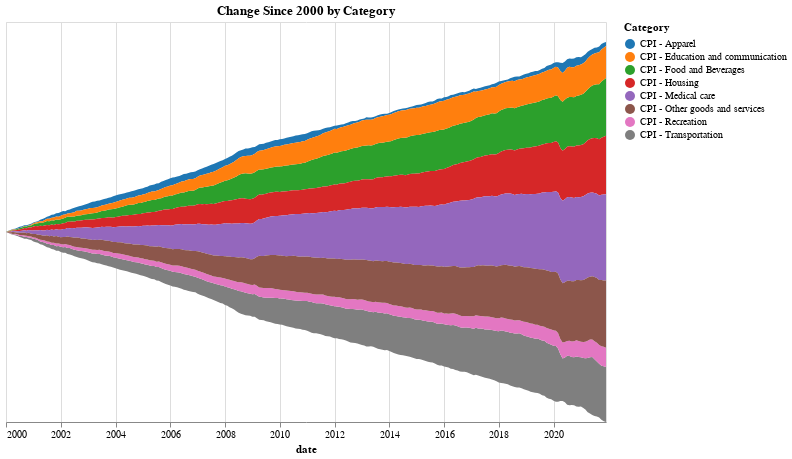

Source (notebook cell):
### Code cell
# Area/Stream Chart
alt.Chart(df[['date','change','Category']][(df['date'] >= start_date) & (df['date'] <= end_date)],title='Change Since ' + str(start_year) + ' by Category').mark_area().encode(
    x = alt.X('date'),
    y = alt.Y('change', stack='center', axis=None),
    color = alt.Color('Category', scale=alt.Scale(scheme = c_scheme)),
    tooltip = 'Category'
).properties(height=400, width=600)#.interactive()

### Figure 1 — Vega-Lite specification as saved in the notebook (floating-point values rounded to 4 significant figures; data arrays with more than 128 entries replaced by an {"elided": "..."} marker saying what was removed)
{"config": {"view": {"continuousWidth": 400, "continuousHeight": 300}}, "data": {"name": "data-937a165c8ffa194ab9d69bd68fd81af9"}, "mark": "area", "encoding": {"color": {"field": "Category", "scale": {"scheme": "category10"}, "type": "nominal"}, "tooltip": {"field": "Category", "type": "nominal"}, "x": {"field": "date", "type": "temporal"}, "y": {"axis": null, "field": "change", "stack": "center", "type": "quantitative"}}, "height": 400, "title": "Change Since 2000 by Category", "width": 600, "$schema": "https://vega.github.io/schema/vega-lite/v4.17.0.json", "datasets": {"data-937a165c8ffa194ab9d69bd68fd81af9": {"elided": "2112 records"}}}
